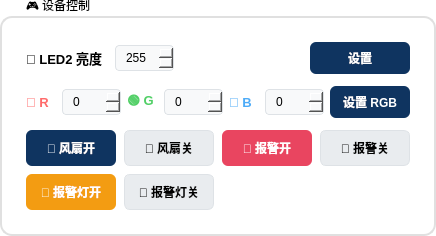
         <widget class="QGroupBox" name="groupBoxDevice">
          <property name="title">
           <string>🎮 设备控制</string>
          </property>
          <property name="enabled">
           <bool>false</bool>
          </property>
          <property name="styleSheet">
           <string notr="true">
            QGroupBox {
                background-color: #ffffff;
                border: 2px solid #e0e0e0;
                border-radius: 12px;
                margin-top: 16px;
                padding: 8px;
            }
            QGroupBox::title {
                color: #000000;
                font-size: 16px;
                font-weight: bold;
                subcontrol-origin: margin;
                left: 16px;
                padding: 0 8px;
            }
            QGroupBox:disabled {
                opacity: 0.5;
            }
           </string>
          </property>
          <layout class="QVBoxLayout" name="verticalLayoutDevice">
           <property name="spacing">
            <number>12</number>
           </property>
           <property name="leftMargin">
            <number>16</number>
           </property>
           <property name="topMargin">
            <number>16</number>
           </property>
           <property name="rightMargin">
            <number>16</number>
           </property>
           <property name="bottomMargin">
            <number>16</number>
           </property>

           <!-- LED2 -->
           <item>
            <layout class="QHBoxLayout" name="hlLED2">
             <item>
              <widget class="QLabel" name="labelLED2">
               <property name="text">
                <string>💡 LED2 亮度</string>
               </property>
               <property name="styleSheet">
                <string notr="true">color: #000000; font-size: 13px; font-weight: bold;</string>
               </property>
              </widget>
             </item>
             <item>
              <widget class="QSpinBox" name="spinLED2">
               <property name="maximum">
                <number>255</number>
               </property>
               <property name="value">
                <number>255</number>
               </property>
               <property name="styleSheet">
                <string notr="true">
                 QSpinBox {
                     background-color: #f8f9fa;
                     color: #000000;
                     border: 1px solid #dee2e6;
                     border-radius: 4px;
                     padding: 4px 8px;
                 }
                 QSpinBox:focus {
                     border-color: #0f3460;
                 }
                </string>
               </property>
              </widget>
             </item>
             <item>
              <spacer name="spacerLED2">
               <property name="orientation">
                <enum>Qt::Horizontal</enum>
               </property>
               <property name="sizeHint" stdset="0">
                <size>
                 <width>40</width>
                 <height>20</height>
                </size>
               </property>
              </spacer>
             </item>
             <item>
              <widget class="QPushButton" name="btnLED2Set">
               <property name="minimumSize">
                <size>
                 <width>100</width>
                 <height>32</height>
                </size>
               </property>
               <property name="text">
                <string>设置</string>
               </property>
               <property name="styleSheet">
                <string notr="true">
                 QPushButton {
                     background-color: #0f3460;
                     color: #ffffff;
                     border: none;
                     border-radius: 6px;
                     font-weight: bold;
                 }
                 QPushButton:hover {
                     background-color: #1a3a6e;
                 }
                 QPushButton:pressed {
                     background-color: #0a1a3a;
                 }
                </string>
               </property>
              </widget>
             </item>
            </layout>
           </item>

           <!-- RGB -->
           <item>
            <layout class="QGridLayout" name="gridRGB">
             <property name="horizontalSpacing">
              <number>6</number>
             </property>
             <property name="verticalSpacing">
              <number>6</number>
             </property>
             <item row="0" column="0">
              <widget class="QLabel" name="labelR">
               <property name="text">
                <string>🔴 R</string>
               </property>
               <property name="styleSheet">
                <string notr="true">color: #ff6b6b; font-size: 13px; font-weight: bold;</string>
               </property>
              </widget>
             </item>
             <item row="0" column="1">
              <widget class="QSpinBox" name="spinRed">
               <property name="maximum">
                <number>255</number>
               </property>
               <property name="styleSheet">
                <string notr="true">
                 QSpinBox {
                     background-color: #f8f9fa;
                     color: #000000;
                     border: 1px solid #dee2e6;
                     border-radius: 4px;
                     padding: 4px 8px;
                 }
                </string>
               </property>
              </widget>
             </item>
             <item row="0" column="2">
              <widget class="QLabel" name="labelG">
               <property name="text">
                <string>🟢 G</string>
               </property>
               <property name="styleSheet">
                <string notr="true">color: #51cf66; font-size: 13px; font-weight: bold;</string>
               </property>
              </widget>
             </item>
             <item row="0" column="3">
              <widget class="QSpinBox" name="spinGreen">
               <property name="maximum">
                <number>255</number>
               </property>
               <property name="styleSheet">
                <string notr="true">
                 QSpinBox {
                     background-color: #f8f9fa;
                     color: #000000;
                     border: 1px solid #dee2e6;
                     border-radius: 4px;
                     padding: 4px 8px;
                 }
                </string>
               </property>
              </widget>
             </item>
             <item row="0" column="4">
              <widget class="QLabel" name="labelB">
               <property name="text">
                <string>🔵 B</string>
               </property>
               <property name="styleSheet">
                <string notr="true">color: #4dabf7; font-size: 13px; font-weight: bold;</string>
               </property>
              </widget>
             </item>
             <item row="0" column="5">
              <widget class="QSpinBox" name="spinBlue">
               <property name="maximum">
                <number>255</number>
               </property>
               <property name="styleSheet">
                <string notr="true">
                 QSpinBox {
                     background-color: #f8f9fa;
                     color: #000000;
                     border: 1px solid #dee2e6;
                     border-radius: 4px;
                     padding: 4px 8px;
                 }
                </string>
               </property>
              </widget>
             </item>
             <item row="0" column="6">
              <widget class="QPushButton" name="btnRGBSet">
               <property name="minimumSize">
                <size>
                 <width>80</width>
                 <height>32</height>
                </size>
               </property>
               <property name="text">
                <string>设置 RGB</string>
               </property>
               <property name="styleSheet">
                <string notr="true">
                 QPushButton {
                     background-color: #0f3460;
                     color: #ffffff;
                     border: none;
                     border-radius: 6px;
                     font-weight: bold;
                 }
                 QPushButton:hover {
                     background-color: #1a3a6e;
                 }
                </string>
               </property>
              </widget>
             </item>
            </layout>
           </item>

           <!-- 开关控制 -->
           <item>
            <layout class="QGridLayout" name="gridSwitch">
             <property name="horizontalSpacing">
              <number>8</number>
             </property>
             <property name="verticalSpacing">
              <number>8</number>
             </property>
             <item row="0" column="0">
              <widget class="QPushButton" name="btnFanOn">
               <property name="minimumSize">
                <size>
                 <width>90</width>
                 <height>36</height>
                </size>
               </property>
               <property name="text">
                <string>🌀 风扇开</string>
               </property>
               <property name="styleSheet">
                <string notr="true">
                 QPushButton {
                     background-color: #0f3460;
                     color: #ffffff;
                     border: none;
                     border-radius: 6px;
                     font-weight: bold;
                 }
                 QPushButton:hover {
                     background-color: #1a3a6e;
                 }
                </string>
               </property>
              </widget>
             </item>
             <item row="0" column="1">
              <widget class="QPushButton" name="btnFanOff">
               <property name="minimumSize">
                <size>
                 <width>90</width>
                 <height>36</height>
                </size>
               </property>
               <property name="text">
                <string>🌀 风扇关</string>
               </property>
               <property name="styleSheet">
                <string notr="true">
                 QPushButton {
                     background-color: #e9ecef;
                     color: #000000;
                     border: 1px solid #dee2e6;
                     border-radius: 6px;
                     font-weight: bold;
                 }
                 QPushButton:hover {
                     background-color: #dee2e6;
                 }
                </string>
               </property>
              </widget>
             </item>
             <item row="0" column="2">
              <widget class="QPushButton" name="btnAlarmOn">
               <property name="minimumSize">
                <size>
                 <width>90</width>
                 <height>36</height>
                </size>
               </property>
               <property name="text">
                <string>🔔 报警开</string>
               </property>
               <property name="styleSheet">
                <string notr="true">
                 QPushButton {
                     background-color: #e94560;
                     color: #ffffff;
                     border: none;
                     border-radius: 6px;
                     font-weight: bold;
                 }
                 QPushButton:hover {
                     background-color: #c73e54;
                 }
                </string>
               </property>
              </widget>
             </item>
             <item row="0" column="3">
              <widget class="QPushButton" name="btnAlarmOff">
               <property name="minimumSize">
                <size>
                 <width>90</width>
                 <height>36</height>
                </size>
               </property>
               <property name="text">
                <string>🔔 报警关</string>
               </property>
               <property name="styleSheet">
                <string notr="true">
                 QPushButton {
                     background-color: #e9ecef;
                     color: #000000;
                     border: 1px solid #dee2e6;
                     border-radius: 6px;
                     font-weight: bold;
                 }
                 QPushButton:hover {
                     background-color: #dee2e6;
                 }
                </string>
               </property>
              </widget>
             </item>
             <item row="1" column="0">
              <widget class="QPushButton" name="btnAlarmLightOn">
               <property name="minimumSize">
                <size>
                 <width>90</width>
                 <height>36</height>
                </size>
               </property>
               <property name="text">
                <string>💡 报警灯开</string>
               </property>
               <property name="styleSheet">
                <string notr="true">
                 QPushButton {
                     background-color: #f39c12;
                     color: #ffffff;
                     border: none;
                     border-radius: 6px;
                     font-weight: bold;
                 }
                 QPushButton:hover {
                     background-color: #d4880f;
                 }
                </string>
               </property>
              </widget>
             </item>
             <item row="1" column="1">
              <widget class="QPushButton" name="btnAlarmLightOff">
               <property name="minimumSize">
                <size>
                 <width>90</width>
                 <height>36</height>
                </size>
               </property>
               <property name="text">
                <string>💡 报警灯关</string>
               </property>
               <property name="styleSheet">
                <string notr="true">
                 QPushButton {
                     background-color: #e9ecef;
                     color: #000000;
                     border: 1px solid #dee2e6;
                     border-radius: 6px;
                     font-weight: bold;
                 }
                 QPushButton:hover {
                     background-color: #dee2e6;
                 }
                </string>
               </property>
              </widget>
             </item>
            </layout>
           </item>
          </layout>
         </widget>
